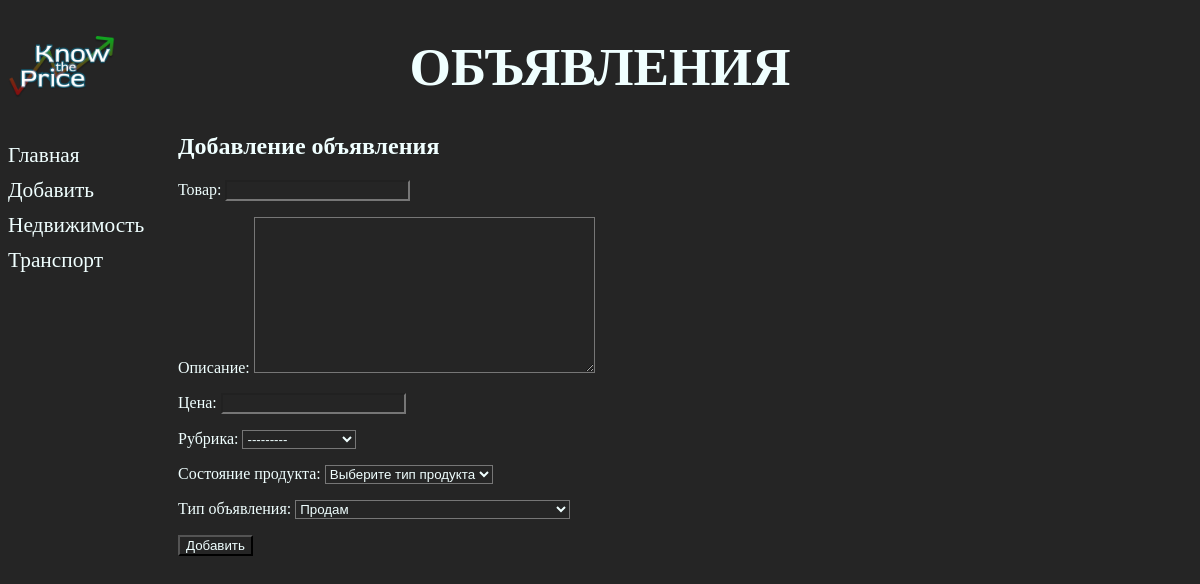
The page /bboard/add/ on the database as committed earlier.
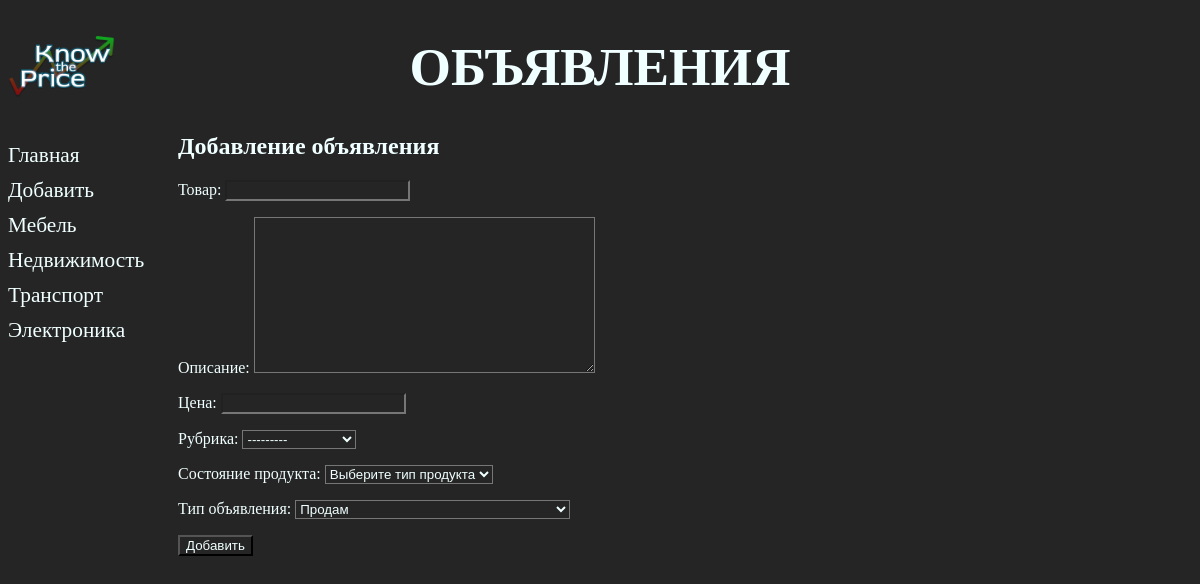
The same page on the database as committed later.
### bboard/models.py (models this page shows)
class Rubric(models.Model):
    name = models.CharField(max_length=20, db_index=True, verbose_name='Название')
    def __str__(self):
        return self.name
    class Meta:
        verbose_name_plural = 'Рубрики'
        verbose_name = 'Рубрика'
        ordering = ['name']

### bboard/views.py (the view)
# urls.py: path('add/', BbCreateView.as_view(), name='add'),
class BbCreateView(CreateView):
    model = Bb
    template_name = "bboard/create.html"  # Файл-шаблон, создающий форму
    form_class = BbForm  # Ссылка на класс формы, связанной с моделью
    success_url = reverse_lazy('index') # Перенаправления после успешного сохранения
    def get_context_data(self, **kwargs):
        context = super().get_context_data(**kwargs)
        context["rubrics"] = Rubric.objects.all()
        return context

### bboard/forms.py
class BbForm(ModelForm):
    class Meta:
        model = Bb
        fields = ("title","content", "price", "rubric", "types_of_product", "kind")

### bboard/templates/bboard/create.html (shortened to what this page needs)
{% extends 'layout/basic.html' %}
{% block content %}
<div>
  <h1>Добавление объявления</h1>
  <form method="post">
    {{ form.as_p }}
    <input type="submit" value="Добавить">
  </form>
</div>
{% endblock content %}

### bboard/templates/layout/basic.html (shortened to what this page needs)
{% load static %}
<!DOCTYPE html>
<html lang="en">
<head>
    <link rel="stylesheet" type="text/css"
    href="{% static 'bboard/style.css' %}">
</head>
<body>
    <header>
        <h1>Объявления</h1>
    </header>
    <nav>
        <a href="{% url 'index' %}">Главная</a>
        <a href="{% url 'add' %}">Добавить</a>
        {% for rubric in rubrics %}
        <a href="{% url 'by_rubric' rubric.pk %}">{{ rubric.name }}</a>
        {% endfor %}
    </nav>
    <section>
        {% block content %}
        {% endblock content %}
    </section>
</body>
</html>

Rows that differ between the two databases and show on the page:
added Rubric: name "Мебель"
added Rubric: name "Электроника"
